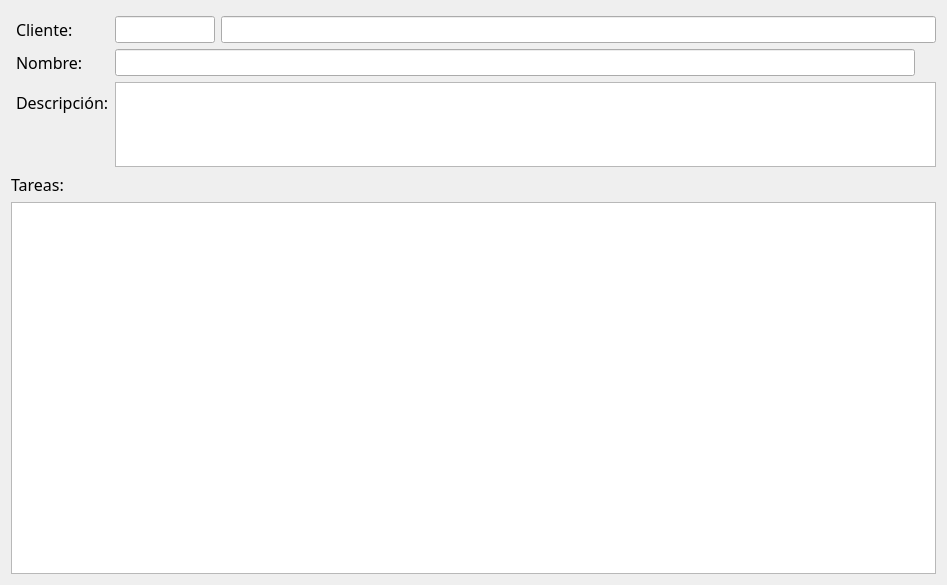
<?xml version="1.0" encoding="UTF-8"?>
<ui version="4.0">
 <class>wdTrabajos</class>
 <widget class="QWidget" name="wdTrabajos">
  <property name="geometry">
   <rect>
    <x>0</x>
    <y>0</y>
    <width>947</width>
    <height>585</height>
   </rect>
  </property>
  <property name="windowTitle">
   <string>Form</string>
  </property>
  <layout class="QGridLayout" name="gridLayout">
   <item row="1" column="0">
    <layout class="QVBoxLayout" name="_2">
     <property name="sizeConstraint">
      <enum>QLayout::SetMaximumSize</enum>
     </property>
     <item>
      <widget class="QLabel" name="label_4">
       <property name="font">
        <font>
         <family>Zekton</family>
         <pointsize>12</pointsize>
        </font>
       </property>
       <property name="text">
        <string>Tareas:</string>
       </property>
      </widget>
     </item>
     <item>
      <widget class="QListWidget" name="listWidget"/>
     </item>
    </layout>
   </item>
   <item row="0" column="0">
    <layout class="QFormLayout" name="formLayout">
     <property name="sizeConstraint">
      <enum>QLayout::SetDefaultConstraint</enum>
     </property>
     <property name="fieldGrowthPolicy">
      <enum>QFormLayout::AllNonFixedFieldsGrow</enum>
     </property>
     <property name="rowWrapPolicy">
      <enum>QFormLayout::DontWrapRows</enum>
     </property>
     <property name="labelAlignment">
      <set>Qt::AlignLeading|Qt::AlignLeft|Qt::AlignTop</set>
     </property>
     <property name="leftMargin">
      <number>5</number>
     </property>
     <property name="topMargin">
      <number>5</number>
     </property>
     <item row="2" column="0">
      <widget class="QLabel" name="label_3">
       <property name="font">
        <font>
         <family>Zekton</family>
         <pointsize>12</pointsize>
        </font>
       </property>
       <property name="text">
        <string>Nombre:</string>
       </property>
       <property name="buddy">
        <cstring>cdNombre</cstring>
       </property>
      </widget>
     </item>
     <item row="2" column="1">
      <widget class="ifCadena" name="cdNombre">
       <property name="maximumSize">
        <size>
         <width>800</width>
         <height>16777215</height>
        </size>
       </property>
       <property name="font">
        <font>
         <pointsize>12</pointsize>
        </font>
       </property>
      </widget>
     </item>
     <item row="3" column="0">
      <widget class="QLabel" name="label_2">
       <property name="font">
        <font>
         <family>Zekton</family>
         <pointsize>12</pointsize>
        </font>
       </property>
       <property name="text">
        <string>Descripción:</string>
       </property>
      </widget>
     </item>
     <item row="3" column="1">
      <widget class="ifTexto" name="ptObs">
       <property name="sizePolicy">
        <sizepolicy hsizetype="Expanding" vsizetype="Fixed">
         <horstretch>0</horstretch>
         <verstretch>0</verstretch>
        </sizepolicy>
       </property>
       <property name="maximumSize">
        <size>
         <width>16777215</width>
         <height>85</height>
        </size>
       </property>
      </widget>
     </item>
     <item row="1" column="1">
      <layout class="QHBoxLayout" name="horizontalLayout">
       <item>
        <widget class="ifRefExtLista" name="reCliRef">
         <property name="maximumSize">
          <size>
           <width>100</width>
           <height>16777215</height>
          </size>
         </property>
         <property name="font">
          <font>
           <pointsize>12</pointsize>
          </font>
         </property>
        </widget>
       </item>
       <item>
        <widget class="ifCadenaExt" name="ceCliNombre">
         <property name="font">
          <font>
           <pointsize>12</pointsize>
          </font>
         </property>
        </widget>
       </item>
      </layout>
     </item>
     <item row="1" column="0">
      <widget class="QLabel" name="label">
       <property name="font">
        <font>
         <family>Zekton</family>
         <pointsize>12</pointsize>
        </font>
       </property>
       <property name="text">
        <string>Cliente:</string>
       </property>
       <property name="buddy">
        <cstring>reCliRef</cstring>
       </property>
      </widget>
     </item>
    </layout>
   </item>
  </layout>
 </widget>
 <customwidgets>
  <customwidget>
   <class>ifCadena</class>
   <extends>QLineEdit</extends>
   <header>Interfaz/ifCampos.h</header>
  </customwidget>
  <customwidget>
   <class>ifTexto</class>
   <extends>QPlainTextEdit</extends>
   <header>Interfaz/ifCampos.h</header>
  </customwidget>
  <customwidget>
   <class>ifRefExtLista</class>
   <extends>QLineEdit</extends>
   <header>Interfaz/ifCampos</header>
  </customwidget>
  <customwidget>
   <class>ifCadenaExt</class>
   <extends>QLineEdit</extends>
   <header>Interfaz/ifCampos</header>
  </customwidget>
 </customwidgets>
 <tabstops>
  <tabstop>cdNombre</tabstop>
 </tabstops>
 <resources/>
 <connections/>
</ui>
